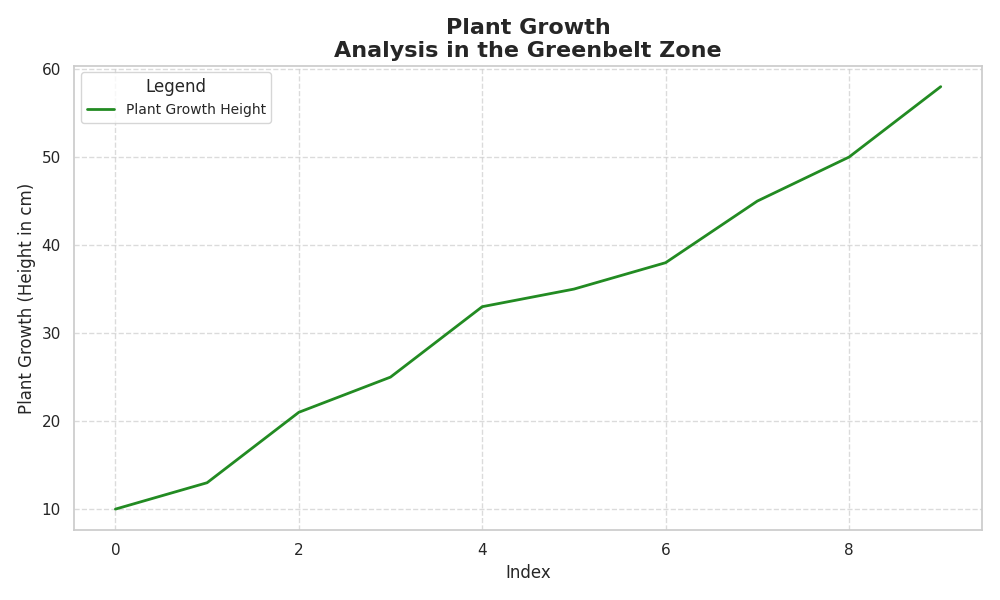

Recreate this plot in Python.
import matplotlib.pyplot as plt
import numpy as np

# Only plant growth data
plant_growth_height = np.array([10, 13, 21, 25, 33, 35, 38, 45, 50, 58])

plt.figure(figsize=(10, 6))
plt.plot(plant_growth_height, color='forestgreen', linewidth=2, label='Plant Growth Height', linestyle='-')

plt.title("Plant Growth\nAnalysis in the Greenbelt Zone", fontsize=16, fontweight='bold')
plt.xlabel("Index", fontsize=12)
plt.ylabel("Plant Growth (Height in cm)", fontsize=12)

plt.legend(title='Legend', fontsize=10, loc='upper left')
plt.grid(True, linestyle='--', alpha=0.7)
plt.tight_layout()

plt.show()
